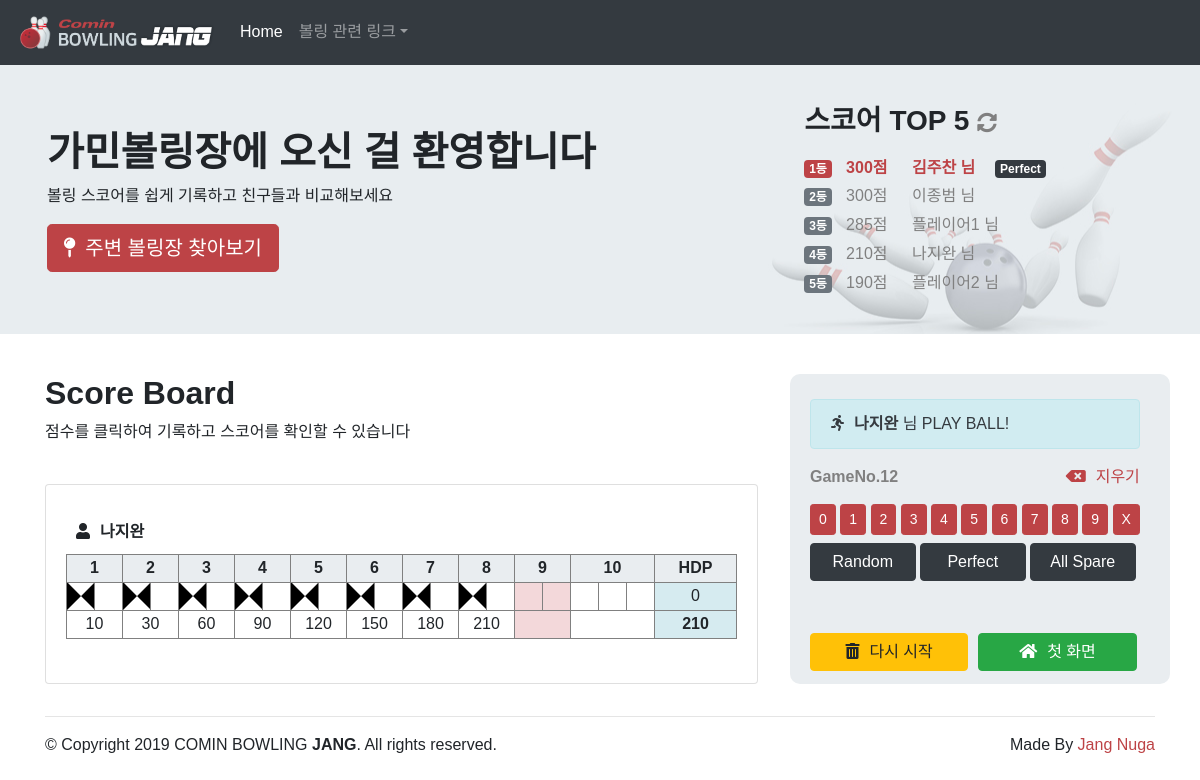
Page /play.php?gseq=12 on the committed database.
### tables this page shows
CREATE TABLE `NGJANG_SAVEDGAME` (
  `seq` int(11) NOT NULL,
  `gseq` int(11) DEFAULT NULL,
  `playerName` varchar(50) DEFAULT NULL,
  `ball_1_1` int(11) DEFAULT NULL,
  `ball_1_2` int(11) DEFAULT NULL,
  `ball_2_1` int(11) DEFAULT NULL,
  `ball_2_2` int(11) DEFAULT NULL,
  `ball_3_1` int(11) DEFAULT NULL,
  `ball_3_2` int(11) DEFAULT NULL,
  `ball_4_1` int(11) DEFAULT NULL,
  `ball_4_2` int(11) DEFAULT NULL,
  `ball_5_1` int(11) DEFAULT NULL,
  `ball_5_2` int(11) DEFAULT NULL,
  `ball_6_1` int(11) DEFAULT NULL,
  `ball_6_2` int(11) DEFAULT NULL,
  `ball_7_1` int(11) DEFAULT NULL,
  `ball_7_2` int(11) DEFAULT NULL,
  `ball_8_1` int(11) DEFAULT NULL,
  `ball_8_2` int(11) DEFAULT NULL,
  `ball_9_1` int(11) DEFAULT NULL,
  `ball_9_2` int(11) DEFAULT NULL,
  `ball_10_1` int(11) DEFAULT NULL,
  `ball_10_2` int(11) DEFAULT NULL,
  `ball_10_3` int(11) DEFAULT NULL,
  `score` int(11) DEFAULT NULL,
  `hdp` int(11) DEFAULT 0,
  `total` int(11) DEFAULT NULL,
  PRIMARY KEY (`seq`)
);

### pj/playing/setPlaying.php (called while the page is built, shortened)
<?php
    require "./pj/score/calcScore.php";
    $gseq = $_GET['gseq'];
    $sql = "select MIN(seq) as startSeq, MAX(seq) as endSeq from NGJANG_SAVEDGAME WHERE gseq=".$gseq;
    $result = mysqli_query($dbConn, $sql);
    $row = mysqli_fetch_array($result);
    $startSeq = $row['startSeq'];
    $sql = "SELECT S.*, M.* FROM NGJANG_SAVEDGAME AS S LEFT OUTER JOIN NGJANG_MASTER AS M ON S.gseq=M.seq
                WHERE S.gseq=".$gseq." ORDER BY S.seq ASC";
    $result = mysqli_query($dbConn, $sql);
    $row = mysqli_fetch_array($result);
    $userNumber = $row['userNumber'];
    list($pNum, $fNum, $bNum) = explode("_",$row['pinstatus']);
    $recentplayerSeq = $startSeq + $pNum - 1;
    $recentplayerSql = "SELECT * FROM NGJANG_SAVEDGAME WHERE seq=".$recentplayerSeq;
    $recentplayerResult = mysqli_query($dbConn, $recentplayerSql);
    $recentplayerRow = mysqli_fetch_array($recentplayerResult);
    $recentplayerName = $recentplayerRow['playerName'];
?>

### pj/playing/updateScore.php (called while the page is built, shortened)
<?php
    $s = new calcScore;
    $s->roll($row['ball_1_1']);
    $s->roll($row['ball_2_1']);
    $s->roll($row['ball_3_1']);
    $s->roll($row['ball_4_1']);
    $s->roll($row['ball_5_1']);
    $s->roll($row['ball_6_1']);
    $s->roll($row['ball_7_1']);
    $s->roll($row['ball_8_1']);
    $s->roll($row['ball_9_1']);
    if($row['ball_9_1'] != STRIKE_PIN) { $s->roll($row['ball_9_2']); }
    $s->roll($row['ball_10_1']);
    $s->roll($row['ball_10_2']);
    $s->roll($row['ball_10_3']);
    $frame10 = $s->score();
    $total = $frame10 + $row['hdp'];
?>

### pj/score/calcScore.php (called while the page is built, shortened)
<?php
 class calcScore {
    public $rolls = array();
    public function roll($pins) {
        $this->rolls[] = $pins;
    }
    public function score() {
        $score = 0;
        $ballNum = 0;
        for ($frame = 0; $frame < self::MAX_FRAME; $frame++) {
            if ($this->isStrike($ballNum)) {
                $score += self::MAX_PIN + $this->rolls[$ballNum + 1] + $this->rolls[$ballNum + 2];;
                $ballNum++;
            }
            else if ($this->isSpare($ballNum)) {
                $score += self::MAX_PIN + $this->rolls[$ballNum + 2];;
                $ballNum += 2;
            }
            else {
                $score += $this->rolls[$ballNum] + $this->rolls[$ballNum + 1];
                $ballNum += 2;
            }
        }
        return $score;
    }
     private function isStrike($ballNum) {
         return $this->rolls[$ballNum] == self::MAX_PIN;
     }
     private function isSpare($ballNum) {
         return $this->rolls[$ballNum] + $this->rolls[$ballNum+1] == self::MAX_PIN;
     }
}

### pj/list/listRanking.php (the view, shortened to what this page needs)
<?php
$sql = "SELECT S.score, S.hdp, S.total, S.playerName, M.seq FROM NGJANG_SAVEDGAME AS S LEFT OUTER JOIN NGJANG_MASTER AS M ON S.gseq=M.seq ORDER BY S.total DESC, S.hdp ASC, M.endDate DESC LIMIT 1";
$result = mysqli_query($dbConn, $sql);
$row = mysqli_fetch_array($result);
    $playerName = $row['playerName'];
    $score = $row['score'];
    $total = $row['total'];
    $gseq = $row['seq'];
    $url = "./play.php?gseq=".$gseq;
    $perfect = "";
    if($score == 300)
        $perfect = "<span class=\"badge badge-dark\" style='margin-left: 20px;'>Perfect</span>";
    $listRanking = "<li class=\"blinking\" style='list-style: none; line-height: 1.8em;'> <span class=\"badge badge-primary\" style='margin-right: 10px;'>1등</span>
    <a href='".$url."' style='text-decoration: none;'><b>"."$total"."점 <span style='margin-left: 20px;'data-toggle=\"tooltip\" data-placement=\"right\" data-original-title=\"GameNo.".$gseq."\">".$playerName." 님</b></span></a>".$perfect."</li>";
$sql = "SELECT S.score, S.hdp, S.total, S.playerName, M.seq FROM NGJANG_SAVEDGAME AS S LEFT OUTER JOIN NGJANG_MASTER AS M ON S.gseq=M.seq ORDER BY S.total DESC, S.hdp ASC, M.endDate DESC LIMIT 5";
$result = mysqli_query($dbConn, $sql);
$rank = 2;
    while ($row = mysqli_fetch_array($result)) {
        $playerName = $row['playerName'];
        $total = $row['total'];
        $gseq = $row['seq'];
        $url = "./play.php?gseq=".$gseq;
        $perfect = "";
        $listRanking = $listRanking."<li style='list-style: none; line-height: 1.8em;'><span class=\"badge badge-secondary\" style='margin-right: 10px;'>".$rank."등</span>
        <a href='".$url."' style ='color: gray; text-decoration: none;'>"."$total"."점 <span style='margin-left: 20px;'data-toggle=\"tooltip\" data-placement=\"right\" data-original-title=\"GameNo.".$gseq."\">".$playerName." 님</a>".$perfect."<br></li>";
        $rank++;
    }

### view/playing.php (shortened to what this page needs)
<?php
    require "./pj/playing/setPlaying.php"; ?>
<div class="container" style="margin-bottom: 2em;">
	<form id="syForm" name="syForm" method="post">
        <div class="row">
            <div class="col-md-8" style="padding-top: 40px; padding-right: 2em;">
                <h2><b>Score Board</b></h2>
                <p>점수를 클릭하여 기록하고 스코어를 확인할 수 있습니다</p><br>
                <article>
                    <div class="card" id="card">
                        <div class="card-body">
                            <?php
                                for($thisPlayerNum = 1; $thisPlayerNum <= $userNumber; $thisPlayerNum++){
                                    $thisPlayerSeq = $startSeq + $thisPlayerNum - 1;
                                    $sql = "SELECT S.*, M.* FROM NGJANG_SAVEDGAME AS S LEFT OUTER JOIN NGJANG_MASTER AS M ON S.gseq=M.seq
                                            WHERE S.seq=".$thisPlayerSeq." ORDER BY S.seq ASC";
                                    $result = mysqli_query($dbConn, $sql);
                                    $row = mysqli_fetch_array($result);
                            ?>
                            <?php require './pj/playing/updateScore.php'; ?>
                            <div style="display:flex; margin-top:15px; margin-bottom: 10px; padding-left: 10px">
                                <div style="flex:1; text-align: left;">
                                    <i class="fas fa-user" style="padding-right: 10px;"></i><b><span id="player0_name"><?php echo $row['playerName']?></span></b>
                                </div>
                                <div id="player<?=$thisPlayerNum?>Alert" style="flex:1; text-align: right;"></div>
                            </div>
                            <?php require "./pj/playing/printTable.php";?>
                            <?php  }?>
                        </div>
                    </div>
                </article>
            </div>
            <div class="col-md-4" id="scoreInput" style="position: relative">
                <div style = "position: fixed; ">
                    <div class="alert alert-info" id="alert1" role="alert" style="height: 50px"><span id="recentPlayerName" style="color:#353A3F"><i class="fas fa-running" style="padding-right: 10px;"></i><b><?php echo $recentplayerName; ?></b> 님 PLAY BALL!</span></div>
                    <div style="display: flex; margin-top: 5px; margin-bottom: 5px;">
                        <div style="flex: 1; text-align: left; color: gray;"><b>GameNo.<?= $row['gseq'] ?></b></span></div>
                        <div style="flex: 1; text-align: right; margin-bottom: 10px;"><a href="#" onclick="deleteBtn()" style="text-decoration: none;"><i class="fas fa-backspace" style="padding-right: 10px;"></i>지우기</a></div>
                    </div>
                    <div>
                        <?php for ($i = 0; $i < MAX_PIN; $i++){ ?>
                        <button class="btn btn-danger btn-sm" id="btn<?= $i?>" value="<?= $i?>" type="button" onclick="insertBtn(this.value)"><?=$i?></button>
                        <?php } ?>
                        <button class="btn btn-danger btn-sm" id="btn10" value="10" type="button" onclick="insertBtn(this.value)" data-toggle="tooltip" data-placement="right" data-original-title="스트라이크">X</button>
                    </div>
                    <div style="margin-top: 8px;">
                        <button class="btn btn-dark btn-group-sm" id="btnRandom" type="button" style="width: 32%" onclick="randomBtn()" data-toggle="tooltip" data-placement="bottom" data-original-title="랜덤으로 점수 생성">Random</button>
                        <button class="btn btn-dark btn-group-sm" id="btnPerfect" type="button" style="width: 32%" onclick="gameBtn(10)" data-toggle="tooltip" data-placement="bottom" data-original-title="모든 프레임 스트라이크">Perfect</button>
                        <button class="btn btn-dark btn-group-sm" id="btnAllSpare" type="button" style="width: 32%" onclick="gameBtn(5)" data-toggle="tooltip" data-placement="bottom" data-original-title="모든 프레임 스페어 처리">All Spare</button>
                    </div>
                    <br><br>
                    <div class="row" style="margin-left: 0px; margin-right: 0px">
                        <button class="btn btn-warning my-1" id="btnReset" type="button" style="width: 48%; margin-right: 5px;" onclick="resetBtn()" ><i class="fas fa-trash-alt" style="padding-right: 10px;"></i>다시 시작</button>
                        <button class="btn btn-success my-1" id="btnHome" type="button" style="width: 48%; margin-left: 5px;" onclick="homeBtn()" ><i class="fas fa-home" style="padding-right: 10px;"></i>첫 화면</button>
                    </div>
                </div>
            </div>
        </div>
	</form>
</div>

### pj/playing/printTable.php (shortened to what this page needs)
<table class="table-score" border="1" width="100%">
    <tbody>
    <tr>
        <?php for($i = 1; $i < MAX_FRAME; $i++) { ?>
            <th colspan="2"><?= $i ?></th>
        <?php } ?>
        <th colspan="3">10</th>
        <th colspan="2">HDP</th>
    </tr>
    <tr>
        <?php
        $tableFrameNum = 0;
        for ($tablePinNum = 1; $tablePinNum < 22; $tablePinNum++) {
            if ($tablePinNum % 2 == 1) {
                $tableFrameNum = intval($tablePinNum / 2) + 1;
                $tableBallNum = $tablePinNum % 2;
            }
            else {
                $tableFrameNum = intval($tablePinNum / 2);
                $tableBallNum = $tablePinNum % 2 + 2;
            }
            if ($tablePinNum != 21) {
                if ($tableBallNum == 1 && $row['ball_' . $tableFrameNum . '_' . $tableBallNum] == STRIKE_PIN)
                    echo "<td id = 'p" . $thisPlayerNum . "b" . $tableFrameNum . '_' . $tableBallNum . "' class = 'strike'></td>";
                else if ($tableFrameNum == 10 && $row['ball_' . $tableFrameNum . '_' . $tableBallNum] == STRIKE_PIN)
                    echo "<td id = 'p" . $thisPlayerNum . "b" . $tableFrameNum . '_' . $tableBallNum . "' class = 'strike'></td>";
                else if ($row['ball_' . $tableFrameNum . '_1'] != STRIKE_PIN && $tableBallNum == 2 && $row['ball_' . $tableFrameNum . '_1'] + $row['ball_' . $tableFrameNum . '_2'] == SPARE_PIN)
                    echo "<td id = 'p" . $thisPlayerNum . "b" . $tableFrameNum . '_' . $tableBallNum . "' class = 'spare'></td>";
                else if ($row['ball_' . $tableFrameNum . '_1'] != STRIKE_PIN && $row['ball_' . $tableFrameNum . '_' . $tableBallNum] == '0')
                    echo "<td id = 'p" . $thisPlayerNum . "b" . $tableFrameNum . '_' . $tableBallNum . "' class = 'reset'>-</td>";
                else if ($row['ball_' . $tableFrameNum . '_' . $tableBallNum] == NULL)
                    echo "<td id = 'p" . $thisPlayerNum . "b" . $tableFrameNum . '_' . $tableBallNum . "' class = 'reset'></td>";
                else
                    echo "<td id = 'p" . $thisPlayerNum . "b" . $tableFrameNum . '_' . $tableBallNum . "' class = 'reset'>" . $row['ball_' . $tableFrameNum . '_' . $tableBallNum] . "</td>";
            }
            else {
                if ($row['ball_10_3'] == STRIKE_PIN)
                    echo "<td id = 'p".$thisPlayerNum."b10_3' class = 'strike'></td>";
                else if($row['ball_10_2'] != 10 && $row['ball_10_1'] + $row['ball_10_2'] != 10 && $row['ball_10_2']+$row['ball_10_3'] == 10)
                    echo "<td id = 'p".$thisPlayerNum."b10_3' class = 'spare'></td>";
                else if($row['ball_10_1']+$row['ball_10_2'] > 10 && $row['ball_10_3'] == '0')
                    echo "<td id = 'p".$thisPlayerNum."b10_3' class = 'reset'>-</td>";
                else if($row['ball_10_3'] == NULL)
                    echo "<td id = 'p".$thisPlayerNum."b10_3' class = 'reset'></td>";
                else
                    echo"<td id = 'p".$thisPlayerNum."b10_3' class = 'reset'>".$row['ball_10_3']."</td>";
            }
        }
        ?>
        <td colspan="2" bgcolor="#D6EBF0"><div id="hdp"><?php echo $row['hdp']?></div></td>
    </tr>
    <tr>
        <?php for($i = 1; $i < MAX_FRAME; $i++) { ?>
            <td id="p<?=$thisPlayerNum?>f<?=$i?>" class="" colspan="2">
                    <span id="player0_<?=${"frame".$i}?>">
                        <?php if($pNum > $thisPlayerNum && $fNum == $i)
                            echo ${"frame".$i};
                        else if($fNum > $i)
                            echo ${"frame".$i};
                        else {};?>
                    </span>
            </td>
        <?php }?>
        <td id="p<?=$thisPlayerNum?>f10" colspan="3">
        </td>
        <td colspan="2" bgcolor="#D6EBF0"><b>
                <span id="score">
                    <?php if($total > 300)
                    echo $total?>
                </span></b>
        </td>
    </tr>
    </tbody>
</table><br>

### css/style.css (style rules this page uses)
body { font-family: "Nanum Gothic", sans-serif; padding-top: 50px; padding-bottom: 20px; }
th { background-color : #E9EDF0; text-align: center; vertical-align: center; }
tr { height: 28px; vertical-align: center; }
td { width: 28px; text-align: center; }
a { color: black; text-decoration: none; }
.strike { background: url('../img/strike.png'); background-size: 100% 100%; }
.reset { background-color: white; }
.recent { background-color: #F3D8DA; }
.blinking { -webkit-animation:blink 1.5s ease-in-out infinite alternate; -moz-animation:blink 1.5s ease-in-out infinite alternate; animation:blink 1.5s ease-in-out infinite alternate; }
#scoreInput { margin-top:40px; padding-top: 25px; padding-bottom: 25px; padding-left: 20px; padding-right: 20px; background-color: #E9EDF0; border-radius: 10px 10px / 10px 10px; }

### rows in the picture
ngjang_savedgame: total "300", playerName "김주찬"
ngjang_savedgame: total "300", playerName "이종범"
ngjang_savedgame: total "285", playerName "플레이어1"
ngjang_savedgame: total "210", playerName "나지완", ball_1_1 10 (drawn), ball_2_1 10 (drawn), ball_3_1 10 (drawn), ball_4_1 10 (drawn), ball_5_1 10 (drawn), ball_6_1 10 (drawn), ball_7_1 10 (drawn), ball_8_1 10 (drawn), hdp "0", i "10", i "30", i "60", i "90", i "120", i "150", i "180", i "210", hdp "210", gseq "12"
ngjang_savedgame: total "190", playerName "플레이어2"
